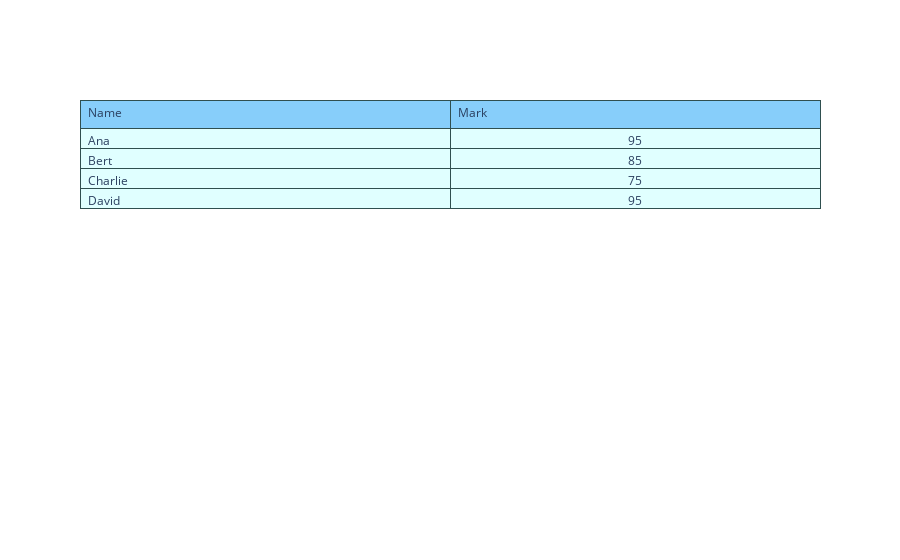

Write notebook code for a chart like this one.
### Markdown cell above
4. Customise the aesthetics of the table by using 
- `line_color`
- `fill_color`
- `aling`

### Code cell
fig = go.Figure(data=[go.Table(header=dict(values=['Name', 'Mark'],                 
                                           line_color='darkslategray',
                                           fill_color='lightskyblue',
                                           align='left'),
                               cells=dict(values=[['Ana', 'Bert', 'Charlie', 'David'], 
                                                  [95, 85, 75, 95]],
                                          line_color='darkslategray',
                                          fill_color='lightcyan',
                                          align=['left', 'center']
                                          ),
                               
                               )
                     ])
fig.show()

### Figure 1 — Plotly figure (JSON) as saved in the notebook; plotly's stock layout.template omitted (floating-point values rounded to 4 significant figures)
{"data": [{"cells": {"align": ["left", "center"], "fill": {"color": "lightcyan"}, "line": {"color": "darkslategray"}, "values": [["Ana", "Bert", "Charlie", "David"], [95, 85, 75, 95]]}, "header": {"align": "left", "fill": {"color": "lightskyblue"}, "line": {"color": "darkslategray"}, "values": ["Name", "Mark"]}, "type": "table"}], "layout": {}}
